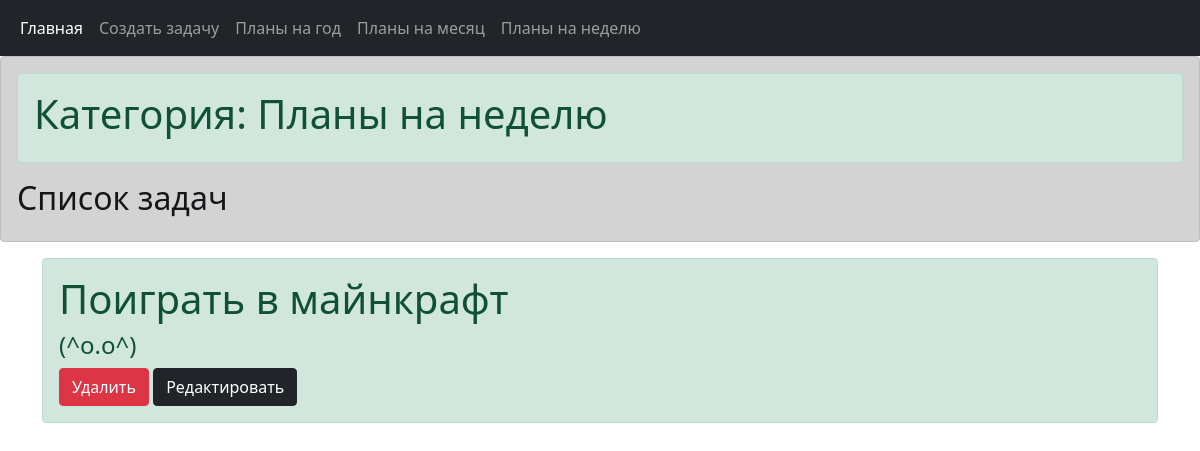
Page /task_manager/4/ on the committed database.
### task_manager/models.py (models this page shows, shortened)
class Category(models.Model):
    name = models.CharField(max_length=100, db_index=True)
    class Meta:
        verbose_name = 'Категория'
        verbose_name_plural = 'Категории'
        ordering = ['name']

class Task(models.Model):
    status = models.BooleanField('status', default=False)
    title = models.CharField('title', max_length=25)
    descript = models.TextField('descript', max_length=70)
    when_created = models.DateTimeField(auto_now_add=True, db_index=True)
    category = models.ForeignKey('Category', null=True, on_delete=models.PROTECT)
    class Meta:
        verbose_name = 'задачу'
        verbose_name_plural = 'Задачи'
        ordering = ['title']

### task_manager/views.py (the view)
# urls.py: path('<int:category_id>/', by_category, name='by_category_name'),
def by_category(request, category_id):
    tasks = Task.objects.filter(category=category_id)
    categories = Category.objects.all()
    current_category = Category.objects.get(pk=category_id)
    context = {'tasks': tasks, 'categories': categories, 'current_category': current_category}
    return render(request, 'task_manager/by_category.html', context)

### task_manager/templates/task_manager/by_category.html (shortened to what this page needs)
{% extends 'layout/base.html' %}
{% block category_name %} <h1> Категория: {{current_category.name}}</h1>{% endblock %}

### task_manager/templates/layout/base.html (shortened to what this page needs)
<!DOCTYPE html>
<html lang="en">
<head>
    <link rel="stylesheet" href="https://stackpath.bootstrapcdn.com/bootstrap/5.0.0-alpha1/css/bootstrap.min.css">
</head>
<body>
<nav class="navbar navbar-expand-lg navbar-dark bg-dark">
  <div class="container-fluid">
    <div class="collapse navbar-collapse" id="navbarSupportedContent">
      <ul class="navbar-nav mr-auto mb-2 mb-lg-0">
        <li class="nav-item">
          <a class="nav-link active" aria-current="page" href="{% url 'index' %}">Главная</a>
        </li>
        <li class="nav-item">
          <a class="nav-link" aria-current="page" href="{% url 'add' %}">Создать задачу</a>
        </li>
        {% for category in categories %}
          <li class="nav-item">
            <a class="nav-link" href="{% url 'by_category_name' category.pk %}">{{ category.name }}</a>
          </li>
        {% endfor %}
      </ul>
    </div>
  </div>
</nav>
{% block content %}
<div class="alert alert-dark" role="alert">
    <div class="alert alert-success" role="alert">
        {% block category_name %}<h1>Все планы</h1>{% endblock %}
    </div>
    <h2> Список задач </h2>
</div>
<div class="container">
    {% for task in tasks %}
    <div>
        <div class="alert alert-success" role="alert">
            <h1>{{ task.title }}</h1>
            <h4>{{ task.descript }}</h4>
            <a class="btn btn-danger" href="{% url 'delete_task' task.id %}">Удалить</a>
            <a class="btn btn-dark" href="{% url 'edit_task' task.id %}">Редактировать</a>
        </div>
    </div>
    {% endfor %}
</div>
{% endblock %}
</body>
</html>

### rows in the picture
Category: name "Планы на год"
Category: name "Планы на месяц"
Category: name "Планы на неделю"
Task: title "Поиграть в майнкрафт", descript "(^o.o^)"
